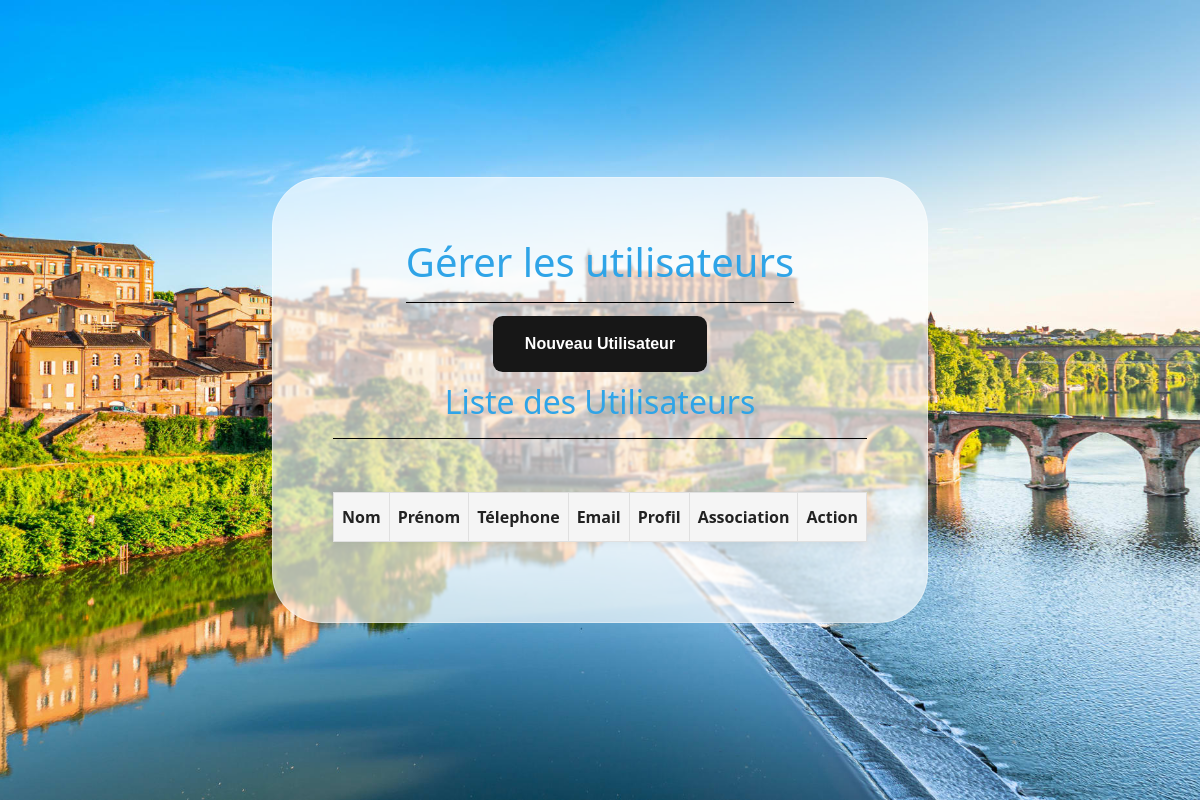
/models/panneauAdmin/gestionUtilisateurs.php (signed in), run on an earlier commit of the app's database.
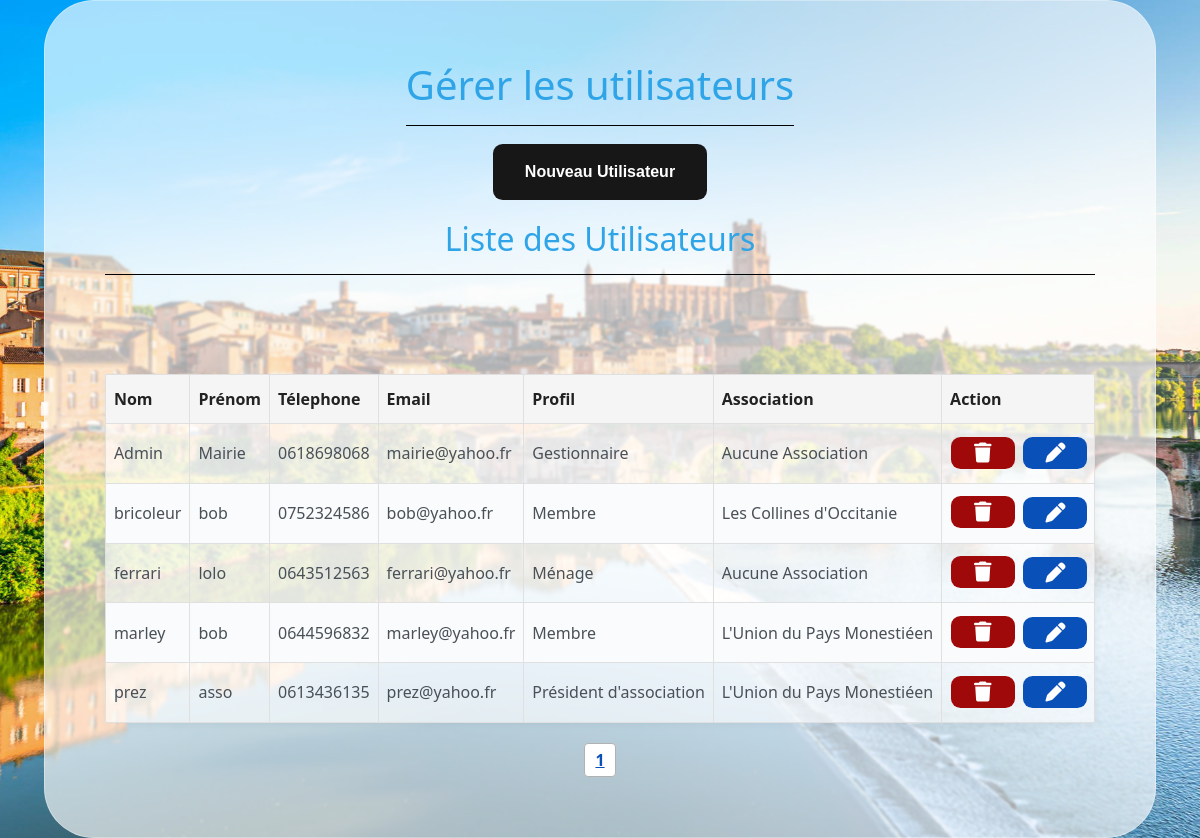
And on a later commit of the database.
### tables this page shows
CREATE TABLE `utilisateurs` (
  `id_utilisateur` int(11) NOT NULL,
  `nom_utilisateur` text NOT NULL,
  `prenom_utilisateur` text NOT NULL,
  `telephone` text NOT NULL,
  `email` text NOT NULL,
  `password` varchar(255) NOT NULL,
  `profil` text NOT NULL,
  `association_id` int(11) DEFAULT NULL
);

CREATE TABLE `associations` (
  `id_association` int(11) NOT NULL,
  `nom_association` text NOT NULL
);

### database/DAO.php (called while the page is built, shortened)
<?php
class DAOReservation {
private $host="localhost";
private $dbname="reservation-salles";
private $username="root";
private $password="";
private $dbh;
public function connexion() {
try {
$this->dbh = new PDO('mysql:host='.$this->host.';dbname='.$this->dbname, $this->username, $this->password);
} catch (PDOException $e) {
throw $e;
}
}
public function getUtilisateurs() {
    $utilisateurs=$this->dbh->prepare("SELECT * FROM utilisateurs");
    $utilisateurs->execute();
    return $utilisateurs->fetchAll(PDO::FETCH_ASSOC);
}
public function UtilisateurLabelAssociation() {
    $usersLabelAssociation=$this->dbh->prepare("SELECT id_utilisateur, nom_utilisateur, prenom_utilisateur, telephone, email, profil, password, association_id, nom_association FROM `utilisateurs` INNER JOIN associations ON utilisateurs.association_id = associations.id_association ORDER BY nom_utilisateur");
    $usersLabelAssociation->execute();
    return $usersLabelAssociation->fetchAll(PDO::FETCH_ASSOC);
}
}
?>

### models/panneauAdmin/gestionUtilisateurs.php (the view, shortened to what this page needs)
<?php
require_once('../../database/DAO.php');
$dao = new DAOReservation();
$dao->connexion();
$utilisateurs =$dao->UtilisateurLabelAssociation();
$parPage = 5;
$page = isset($_GET['page']) ? (int)$_GET['page'] : 1;
$total = count($utilisateurs);
$totalPages = ceil($total / $parPage);
$start = ($page - 1) * $parPage;
$utilisateursPage = array_slice($utilisateurs, $start, $parPage);
require_once('../../templates/headers.php');
?>
<main id="mainGestion">
    <article id="formGestion">
        <h1 id="titreGestion">Gérer les utilisateurs</h1>
        <button class="submitButton" id="nouveau">Nouveau Utilisateur</button>
        <section id="gestionRow">
        <section id="tableContainer">
            <h2 id="titreListe">Liste des Utilisateurs</h2>
            <table id="tableListe">
                <thead>
                    <tr>
                        <th>Nom</th>
                        <th>Prénom</th>
                        <th>Télephone</th>
                        <th>Email</th>
                        <th>Profil</th>
                        <th>Association</th>
                        <th>Action</th>
                    </tr>
                </thead>
                <tbody>
                    <?php foreach ($utilisateursPage as $utilisateur) { ?>
                    <tr>
                        <td data-label="Nom"><?php print $utilisateur['nom_utilisateur'] ?></td>
                        <td data-label="Prénom"><?php print $utilisateur['prenom_utilisateur'] ?></td>
                        <td data-label="Télephone"><?php print $utilisateur['telephone'] ?></td>
                        <td data-label="Email"><?php print $utilisateur['email'] ?></td>
                        <td data-label="Profil"><?php print $utilisateur['profil'] ?></td>
                        <td data-label="Association"><?php print $utilisateur['nom_association'] ?></td>
                        <td data-label="Action">
                        <article id="rowButton">
                        <form method="POST" action="" onsubmit="return confirm('Voulez-vous vraiment supprimer cet utilisateur ?');">
                            <button class="submitButton" id="supprimer" type="submit" name="action" value="supprimer"><i class="fa-solid fa-trash"></i></button>
                            </form>
                            <button id="modifier" type="button" class="modifier-btn submitButton"
                                data-id="<?= $utilisateur['id_utilisateur'] ?>"
                                data-name="<?= htmlspecialchars($utilisateur['nom_utilisateur']) ?>"
                                data-firstname="<?= htmlspecialchars($utilisateur['prenom_utilisateur']) ?>"
                                data-email="<?= htmlspecialchars($utilisateur['email']) ?>"
                                data-tel="<?= htmlspecialchars($utilisateur['telephone']) ?>"
                                data-password="<?= htmlspecialchars($utilisateur['password']) ?>"
                                data-profil="<?= htmlspecialchars($utilisateur['profil']) ?>"
                                data-association-id="<?= $utilisateur['association_id'] ?>"
                            ><i class="fa-solid fa-pen"></i></button>
                        </article>
                        </td>
                    </tr>
                    <?php } ?>
                </tbody>
            </table>
            <section class="pagination">
                    <?php for ($i = 1; $i <= $totalPages; $i++): ?>
                        <a href="?page=<?= $i ?>" <?= $i === $page ? 'style="font-weight:bold;text-decoration:underline;"' : '' ?>><?= $i ?></a>
                    <?php endfor; ?>
                    </section>
        </section>
    </section>
    </article>
</main>

### templates/headers.php (shortened to what this page needs)
<!DOCTYPE html>
<html lang="en">
  <head>
    <link rel="stylesheet" href="https://cdnjs.cloudflare.com/ajax/libs/font-awesome/5.13.1/css/all.min.css">
    <link rel="stylesheet" href="/Projet-Calendrier-Reservation/public/styles/components/calendar.css" />
    <link rel="stylesheet" href="/Projet-Calendrier-Reservation/public/styles/layout/headers&footers.css" />
    <link rel="stylesheet" href="/Projet-Calendrier-Reservation/public/styles/components/menuBurger.css">
    <link rel="stylesheet" href="https://cdn.jsdelivr.net/npm/bootswatch@5.3.3/dist/cerulean/bootstrap.min.css" />
    <link rel="stylesheet" href="https://cdnjs.cloudflare.com/ajax/libs/font-awesome/6.5.0/css/all.min.css">
    <link href="https://cdn.jsdelivr.net/npm/fullcalendar@6.1.8/main.min.css" rel="stylesheet" />
    <link rel="stylesheet" href="/Projet-Calendrier-Reservation/public/styles/components/inscription.css">
    <link rel="stylesheet" href="/Projet-Calendrier-Reservation/public/styles/components/gestion.css">
  </head>
  <body>

### public/styles/components/inscription.css (style rules this page uses)
h2 { margin-bottom: 20%; text-align: center; border-bottom: 1px solid #000000; padding-bottom: 16px; }

### public/styles/components/gestion.css (style rules this page uses)
#mainGestion { margin: 0; padding: 0; width: 100vw; min-height: 100vh; display: flex; align-items: center; justify-content: center; background-image: url("../img/pont.jfif"); background-size: cover; background-repeat: no-repeat; background-position: center; image-rendering: auto; min-height: 100vh; }
#gestionRow { display: flex; flex-direction: row; align-items: flex-start; gap: 40px; width: 100%; justify-content: center; }
#tableContainer { flex: 1; }
#formGestion { display: flex; flex-direction: column; align-items: center; padding: 60px; border-radius: 50px; background: rgba(255, 255, 255, 0.65); -webkit-backdrop-filter: blur(1px); backdrop-filter: blur(1px); border: 1px solid rgba(255, 255, 255, 0.325); }
#titreGestion { text-align: center; border-bottom: 1px solid #000000; padding-bottom: 16px; }
.submitButton { font-family: Arial, Helvetica, sans-serif; font-weight: bold; color: white; background-color: #171717; padding: 1em 2em; margin: 1%; border: none; border-radius: 0.6rem; position: relative; cursor: pointer; overflow: hidden; }
#rowButton { display: flex; gap: 8px; }
#supprimer { background-color: rgb(160, 9, 9); width: 20px; height: 20px; display: flex; align-items: center; justify-content: center; }
#modifier { background-color: #0a50b9; width: 20px; height: 20px; display: flex; align-items: center; justify-content: center; }
i { font-size: 20px; }
#nouveau { margin-bottom: 2%; }
h2 { margin-bottom: 10%; text-align: center; border-bottom: 1px solid #000000; padding-bottom: 16px; }
.pagination { margin-top: 20px; text-align: center; display: flex; justify-content: center; gap: 8px; }
.pagination a { color: #0a50b9; margin: 0 5px; text-decoration: none; font-weight: normal; border: 1px solid #b2b2b2; padding: 4px 10px; border-radius: 4px; background: #fff; transition: background 0.2s, color 0.2s, border 0.2s; display: inline-block; }
#tableListe { width: 100%; border-collapse: collapse; background: #ffffffa0; box-shadow: 0 2px 8px rgba(0,0,0,0.05); margin-bottom: 20px; }
#tableListe th, #tableListe td { border: 1px solid #e0e0e0; padding: 12px 8px; text-align: left; }
#tableListe th { background-color: #f5f5f5; font-weight: bold; color: #222; }
#tableListe tr:nth-child(even) { background-color: #fafbfc; }

What changed in the data, as far as the page shows it:
now on this page (row edited): utilisateurs: nom_utilisateur "Admin", prenom_utilisateur "Mairie", telephone "0618698068", email "mairie@yahoo.fr", profil "Gestionnaire", association.nom_association "Aucune Association"
added utilisateurs: nom_utilisateur "bricoleur", prenom_utilisateur "bob", telephone "0752324586", email "bob@yahoo.fr", profil "Membre", association.nom_association "Les Collines d'Occitanie"
added utilisateurs: nom_utilisateur "ferrari", prenom_utilisateur "lolo", telephone "0643512563", email "ferrari@yahoo.fr", profil "Ménage", association.nom_association "Aucune Association"
added utilisateurs: nom_utilisateur "marley", prenom_utilisateur "bob", telephone "0644596832", email "marley@yahoo.fr", profil "Membre", association.nom_association "L'Union du Pays Monestiéen"
added utilisateurs: nom_utilisateur "prez", prenom_utilisateur "asso", telephone "0613436135", email "prez@yahoo.fr", profil "Président d'association", association.nom_association "L'Union du Pays Monestiéen"
Also different on the page:
new list line: "1"
